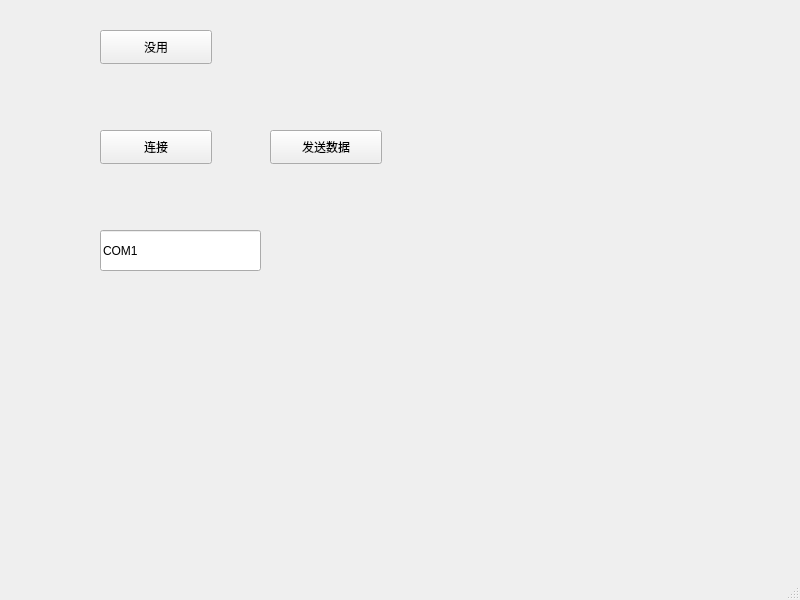
<?xml version="1.0" encoding="UTF-8"?>
<ui version="4.0">
 <class>MainWindow</class>
 <widget class="QMainWindow" name="MainWindow">
  <property name="geometry">
   <rect>
    <x>0</x>
    <y>0</y>
    <width>800</width>
    <height>600</height>
   </rect>
  </property>
  <property name="windowTitle">
   <string>MainWindow</string>
  </property>
  <widget class="QWidget" name="centralwidget">
   <widget class="QPushButton" name="pushButton_4">
    <property name="geometry">
     <rect>
      <x>100</x>
      <y>130</y>
      <width>112</width>
      <height>34</height>
     </rect>
    </property>
    <property name="text">
     <string>连接</string>
    </property>
   </widget>
   <widget class="QPushButton" name="pushButton_5">
    <property name="geometry">
     <rect>
      <x>270</x>
      <y>130</y>
      <width>112</width>
      <height>34</height>
     </rect>
    </property>
    <property name="text">
     <string>发送数据</string>
    </property>
   </widget>
   <widget class="QLineEdit" name="lineEdit_3">
    <property name="geometry">
     <rect>
      <x>100</x>
      <y>230</y>
      <width>161</width>
      <height>41</height>
     </rect>
    </property>
    <property name="text">
     <string>COM1</string>
    </property>
   </widget>
   <widget class="QPushButton" name="pushButton">
    <property name="geometry">
     <rect>
      <x>100</x>
      <y>30</y>
      <width>112</width>
      <height>34</height>
     </rect>
    </property>
    <property name="text">
     <string>没用</string>
    </property>
   </widget>
  </widget>
  <widget class="QMenuBar" name="menubar">
   <property name="geometry">
    <rect>
     <x>0</x>
     <y>0</y>
     <width>800</width>
     <height>29</height>
    </rect>
   </property>
  </widget>
  <widget class="QStatusBar" name="statusbar"/>
 </widget>
 <resources/>
 <connections/>
</ui>
